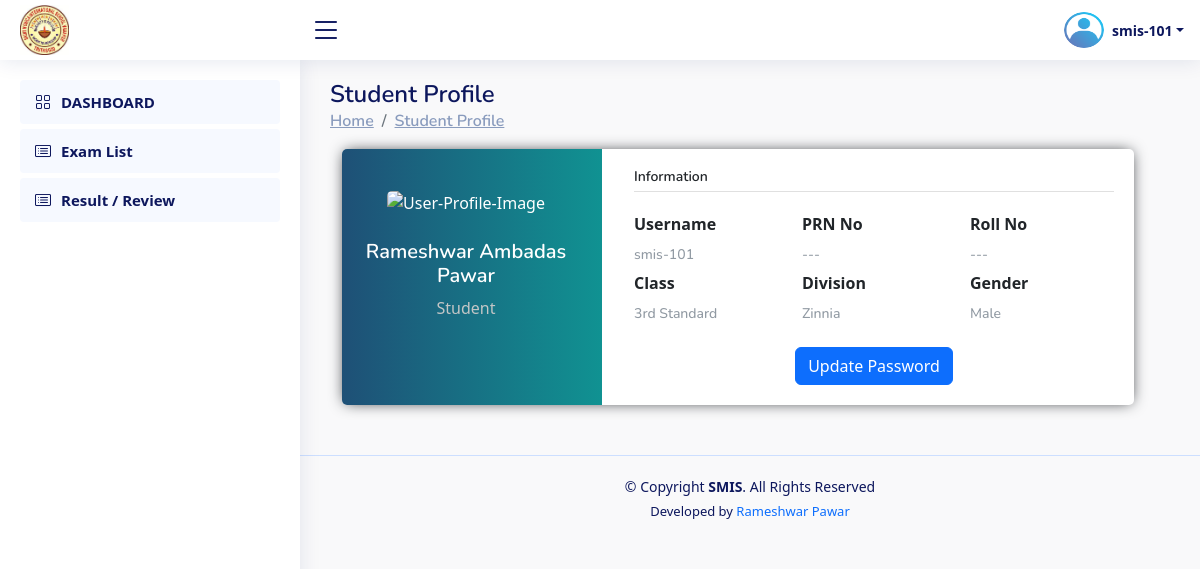
Screenshot of /Student/student_profile/ (signed in) with the database file from the repository.
### Institute/models.py (models this page shows, shortened)
class CustomUser(AbstractUser):
    student_prn_no = models.BigIntegerField(null=True,unique=True)
    name = models.CharField(max_length=200,null=True)
    roll_no = models.CharField(max_length=20,null=True)
    class_name = models.CharField(max_length=50,null=True,choices=CLASS)
    division = models.CharField(max_length=10,null=True,choices=DIVISION)
    is_institute=models.BooleanField(default=False)
    is_staff=models.BooleanField(default=False)
    is_student=models.BooleanField(default=False)
    staff_id = models.CharField(max_length=10,null=True)
    designation=models.CharField(max_length=50,null=True,blank=True)
    email=models.EmailField(max_length=254,null=True,blank=True)
    gender=models.CharField(max_length=50,null=True,blank=True,choices=GENDER)

### Student/views.py (the view)
# urls.py: path("student_profile/",views.student_profile,name="student_profile"),
def student_profile(request):
    return render(request,"student__student_profile_page.html")

### Staff/views.py (called while the page is built)
def my_exam_list_object_for_base(request):
    if request.user.is_authenticated:
        exam = Exam.objects.filter(staff_id=request.user.staff_id).order_by('-id')
    else:
        exam={}
    return {'exam_list_data': exam}

### Student/templates/student__student_profile_page.html (shortened to what this page needs)
{% extends 'student_base.html' %}
{% load crispy_forms_tags %}
{% block content %}
<main id="main" class="main">
    <div class="pagetitle">
        <h1>Student Profile</h1>
        <nav>
            <ol class="breadcrumb">
                <li class="breadcrumb-item"><a href="#">Home</a></li>
                <li class="breadcrumb-item"><a href="#">Student Profile</a></li>
            </ol>
        </nav>
    </div>
    <section class="section dashboard">
        <div class="row">
            <div class="col-lg-12">
                <div class="page-content page-container" id="page-content">
                    <div class="">
                        <div class="row container d-flex justify-content-center">
                            <div class="col-sm-12">
                                <div class="card user-card-full">
                                    <div class="row">
                                        <div class="col-sm-4 bg-c-lite-green user-profile">
                                            <div class="card-block text-center text-white">
                                                <div class="m-b-25">
                                                    <img src="https://img.icons8.com/bubbles/100/000000/user.png"
                                                        class="img-radius" alt="User-Profile-Image">
                                                </div>
                                                <h5 class="f-w-600">{{request.user.name}}</h5>
                                                <p style="color:#C3C6C6">Student</p>
                                            </div>
                                        </div>
                                        <div class="col-sm-8">
                                            <div class="card-block">
                                                <h6 class="m-b-20 p-b-5 b-b-default f-w-600">Information</h6>
                                                <div class="row">
                                                    <div class="col-sm-4">
                                                        <p class="m-b-10 f-w-600">Username</p>
                                                        <h6 class="text-muted f-w-400">{{request.user.username}}</h6>
                                                    </div>
                                                    <div class="col-sm-4">
                                                        <p class="m-b-10 f-w-600">PRN No</p>
                                                        <h6 class="text-muted f-w-400">{% if request.user.student_prn_no %}{{request.user.student_prn_no}}  {% else %}---{% endif %}</h6>
                                                    </div>
                                                    <div class="col-sm-4">
                                                        <p class="m-b-10 f-w-600">Roll No</p>
                                                        <h6 class="text-muted f-w-400">{% if request.user.roll_no %}{{request.user.roll_no}}  {% else %}---{% endif %}</h6>
                                                    </div>
                                                </div>
                                                <div class="row">
                                                    <div class="col-sm-4">
                                                        <p class="m-b-10 f-w-600">Class</p>
                                                        <h6 class="text-muted f-w-400">{% if request.user.class_name %}{{request.user.class_name}} Standard {% else %}---{% endif %}</h6>
                                                    </div>
                                                    <div class="col-sm-4">
                                                        <p class="m-b-10 f-w-600">Division</p>
                                                        <h6 class="text-muted f-w-400">{% if request.user.division %}{{request.user.division}} {% else %}---{% endif %}</h6>
                                                    </div>
                                                    <div class="col-sm-4">
                                                        <p class="m-b-10 f-w-600">Gender</p>
                                                        <h6 class="text-muted f-w-400">{% if request.user.gender %}{{request.user.gender}}  {% else %}---{% endif %}</h6>
                                                    </div>
                                                </div>
                                                <div class="row">
                                                    <div class="col-sm-12 text-center mt-3">
                                                        <a href="{% url 'update_student_password' %}" class="btn btn-primary">Update Password</a>
                                                    </div>
                                                </div>
                                            </div>
                                        </div>
                                    </div>
                                </div>
                            </div>
                        </div>
                    </div>
                </div>
            </div>
        </div>
    </section>
</main>
{% endblock content %}

### Student/templates/student_base.html (shortened to what this page needs)
{% load static %}
<!DOCTYPE html>
<html lang="en">
<head>
  <link href="https://unpkg.com/aos@2.3.1/dist/aos.css" rel="stylesheet">
  <link rel="stylesheet" href="https://cdn.jsdelivr.net/npm/bootstrap-icons@1.10.3/font/bootstrap-icons.css">
  <link rel="stylesheet" href="{% static 'css/base_style.css' %}">
  <link rel="stylesheet" href="https://cdn.jsdelivr.net/npm/bootstrap@5.2.2/dist/css/bootstrap.min.css">
  <link rel="stylesheet" href="https://cdn.datatables.net/1.11.3/css/dataTables.bootstrap5.min.css">
</head>
<body>
  <header id="header" class="header fixed-top d-flex align-items-center">
    <div class="d-flex align-items-center justify-content-between">
      <a href=" " class="logo d-flex align-items-center">
        <center>
          <img src="{% static 'img/logo.jpg' %}" alt="IMS - Logo">
        </center>
      </a>
      <i class="bi bi-list toggle-sidebar-btn"></i>
    </div>
    <nav class="header-nav ms-auto">
      <ul class="d-flex align-items-center">
        <li class="nav-item dropdown pe-3 text-center  ">
          <a class="nav-link nav-profile d-flex align-items-center pe-0" href="#" data-bs-toggle="dropdown">
            <img src="{% static 'img/profile.png' %}" alt="Profile" class="rounded-circle"
              style="width:40px; height:40px;">
            <span class="d-none d-md-block dropdown-toggle ps-2"> {{request.user.username}}</span>
          </a>
        </li>
      </ul>
    </nav>
  </header>
  <aside id="sidebar" class="sidebar">
    <ul class="sidebar-nav" id="sidebar-nav">
      <li class="nav-item">
        <a class="nav-link " href="{% url 'student_dashboard' %}">
          <i class="bi bi-grid"></i>
          <span>DASHBOARD</span>
        </a>
      </li>
      <li class="nav-item">
        <a class="nav-link " href="{% url 'student_exam_list' %}">
          <i class="bi bi-card-list"></i>
          <span>Exam List</span>
        </a>
      </li>
      <li class="nav-item">
        <a class="nav-link " href="{% url 'result_review_list' %}">
          <i class="bi bi-card-list"></i>
          <span>Result / Review</span>
        </a>
      </li>
    </ul>
  </aside>
  {% block content %}
  {% endblock content %}
  <footer id="footer" class="footer text-center">
    <div class="copyright">
      &copy; Copyright <strong><span>SMIS</span></strong>. All Rights Reserved
    </div>
    <div class="credits">
      Developed by <a href="https://prameshwar4378.github.io/My_Portfolio/" style="text-decoration:none;">Rameshwar
        Pawar</a>
    </div>
  </footer>
</body>
</html>

### Student/templates/student_base.html (style rules this page uses)
body { background: #F6FBFE; }

### Student/templates/student__student_profile_page.html (style rules this page uses)
body { background-color: #f9f9fa }
.user-card-full { overflow: hidden; }
.card { border-radius: 5px; -webkit-box-shadow: 0 0px 15px -3px; box-shadow: 0 0px 15px -3px; border: none; margin-bottom: 30px; }
.user-card-full .user-profile { border-radius: 5px 0 0 5px; }
.bg-c-lite-green { background: -webkit-gradient(linear, left top, right top, from(#f29263), to(#ee5a6f)); background: linear-gradient(to right, #1F4D75, #109292); }
.user-profile { padding: 20px 0; }
.card-block { padding: 1.25rem; }
.m-b-25 { margin-bottom: 25px; }
.img-radius { border-radius: 5px; }
h6 { font-size: 14px; }
.card .card-block p { line-height: 25px; }
.b-b-default { border-bottom: 1px solid #e0e0e0; }
.m-b-20 { margin-bottom: 20px; }
.p-b-5 { padding-bottom: 5px !important; }
.m-b-10 { margin-bottom: 10px; }
.text-muted { color: #919aa3 !important; }
.f-w-600 { font-weight: 600; }

### rows the page displays
CustomUser: user.username "smis-101", user.name "Rameshwar Ambadas Pawar", user.class_name "3rd", user.division "Zinnia", user.gender "Male"
